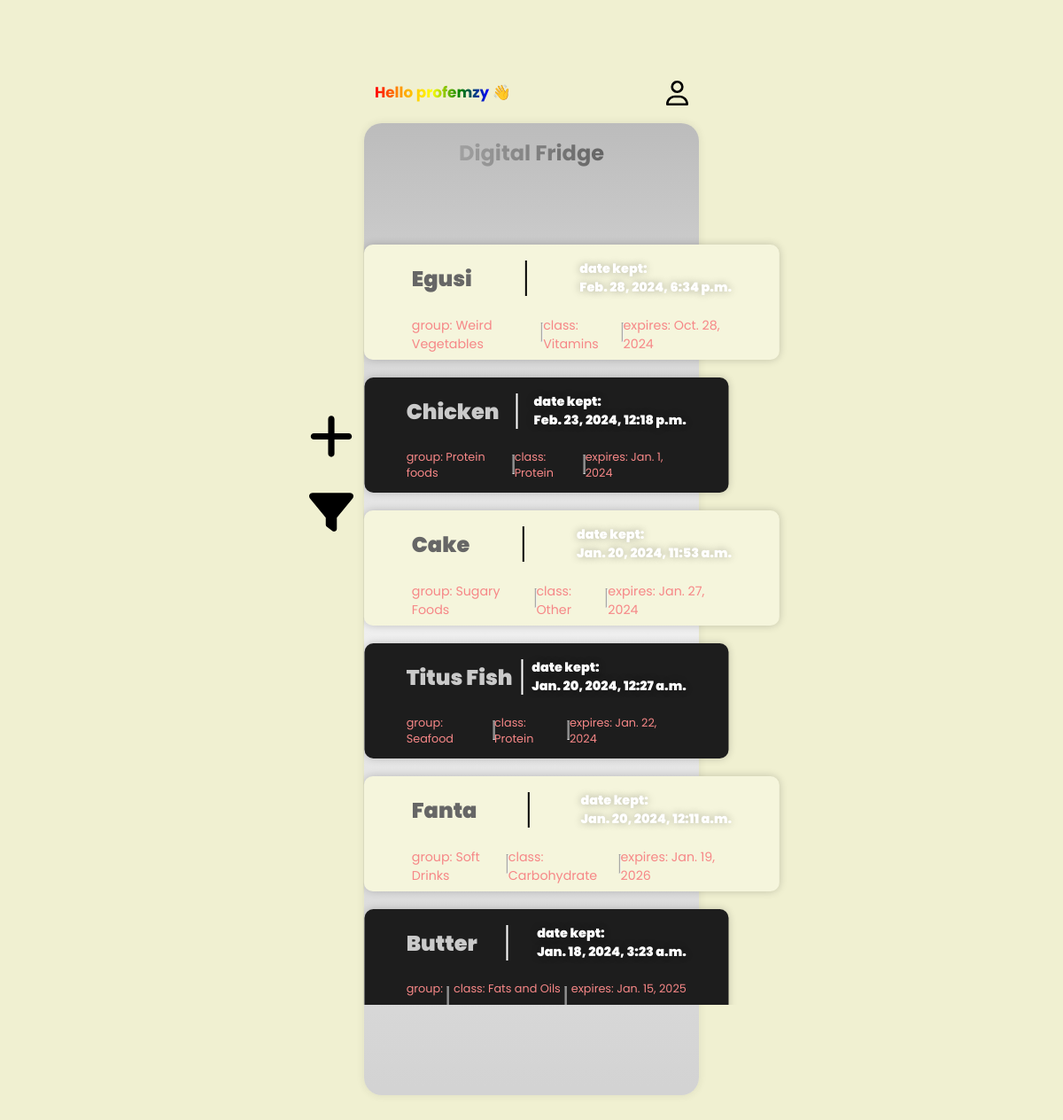
The app's page / (signed in) with its own data.
### base/models.py (models this page shows, shortened)
class Item(models.Model):
    name = models.CharField(max_length=200)
    user = models.ForeignKey(User, on_delete=models.CASCADE)
    amount = models.FloatField(null=True, blank=True)
    description = models.TextField(null=True, blank=True)
    classification = models.ForeignKey(Classification, on_delete=models.CASCADE, null=True)
    recommended_groups = models.ForeignKey(Group, on_delete=models.CASCADE, null=True, blank=True)
    expiring_date = models.DateField(null=True)
    created = models.DateTimeField(auto_now_add=True)
    updated = models.DateTimeField(auto_now=True)

class Group(models.Model):
    user = models.ForeignKey(User, null=True, blank=True, on_delete=models.CASCADE)
    group_name = models.CharField(max_length=200)
    created = models.DateTimeField(auto_now_add=True)
    updated = models.DateTimeField(auto_now=True)
    def __str__(self):
        return self.group_name

class Classification(models.Model):
    class_name = models.CharField(max_length=100)
    created = models.DateTimeField(auto_now_add=True)
    updated = models.DateTimeField(auto_now=True)
    def __str__(self):
        return self.class_name

### base/views.py (the view)
# urls.py: path('', views.home, name='home'),
@login_required(login_url='/login')
def home(request):
    items = Item.objects.filter(user=request.user).order_by('-created')
    for index, item in enumerate(items):
        if index % 2 == 0:
            item.even = True
        else:
            item.even = False
    context = {'items': items, 'user': request.user }
    return render(request, 'base/home.html', context)

### base/templates/base/home.html (shortened to what this page needs)
{% extends 'main.html' %}
{% block content %}
{% load static %}
<link rel="stylesheet" href="{% static 'styles/homePage.css' %}">
<main>
    <div class="header">
        <h4 class="salutation"><span class="salutation-txt">Hello {{request.user.username}}</span> <span>👋</span></h3>
        <img src="{% static 'images/profile-icon.svg' %}" alt="" class="profile-icon">
    </div>
    <div class="fridge-container">
        <div class="fridge-heading-div">
            <h1 class="fridge-heading">Digital Fridge</h1>
        </div>
        <div class="fridge-content">
            {% for item in items %}
            <div class="fridge-item-div">
                <div class="fridge-item {% if item.even == False %}fridge-item2{% endif %}">
                    <div class="item-details">
                        <h2 class="item-name">{{item.name}}</h2>
                        <hr class="line">
                        <div class="date-kept-div">
                            <p class="date-kept-label">date kept:</p>
                            <p class="date-kept">{{item.created}}</p>
                        </div>
                    </div>
                    <div class="item-classifications">
                        <div class="group">group:
                            {% if item.recommended_groups %}
                            {{item.recommended_groups}}
                            {% endif %}</div>
                        <hr>
                        <div class="class">class: {{item.classification}}</div>
                        <hr>
                        <div class="expires">expires: {{item.expiring_date}}</div>
                    </div>
                </div>
            </div>
            {% endfor %}
        </div>
    </div>
    <div class="add-item-div">
        <div class="add-item-innerdiv">
            <a href="{% url 'addItemPage' %}">
                <img src="{% static 'images/add-icon.svg' %}" alt="" class="add-icon action-icon">
            </a><br>
        </div>
        <div class="filter-parentdiv">
            <div class="filter-items-div">
                <img src="{% static 'images/filter-icon.svg' %}" alt="" class="item-icon action-icon">
            </div>
        </div>
    </div>
</main>
{% endblock %}

### templates/main.html (shortened to what this page needs)
<!DOCTYPE html>
<html lang="en">
<head>
</head>
<body>
    {% block content %}
    {% endblock %}
</body>
</html>

### static/styles/homePage.css (style rules this page uses)
body { font-family: "Poppins", sans-serif; background-color: rgb(240, 240, 209); }
main { display: flex; justify-content: center; align-items: center; flex-direction: column; width: 100%; height: 100vh; }
.header { width: 29.9%; display: grid; grid-template-columns: auto auto; margin-top: 20px; margin-bottom: 20px; }
.salutation { margin: 0; font-size: 1.05em; }
.salutation-txt { background: linear-gradient(to right, red, orange, yellow, green, blue); -webkit-text-fill-color: transparent; -moz-background-clip: text; background-clip: text; }
.profile-icon { justify-self: right; width: 25px; cursor: pointer; }
.fridge-item-div { width: 120%; display: flex; flex-direction: column; align-items: flex-end; }
.fridge-container { background: linear-gradient(to top, lightgrey 0%, lightgrey 1%, #e0e0e0 26%, #efefef 48%, #d9d9d9 75%, #bcbcbc 100%); box-shadow: 0 0 10px hsl(0, 0%, 20%, .1); filter: blur(100%); height: 85%; width: 32%; border-radius: 20px; }
.fridge-heading-div { width: 100%; display: flex; justify-content: center; }
.fridge-heading { font-size: 1.5em; background: linear-gradient(to right, hsl(0, 0%, 63%), hsl(0, 0%, 39%)); -webkit-text-fill-color: transparent; -webkit-background-clip: text; background-clip: text; }
.fridge-content { margin-top: 50px; height: 80%; width: 129%; overflow-y: auto; overflow-x: hidden; transform: scaleX(-1); padding-left: 100px; display: flex; justify-content: left; align-items: flex-end; flex-direction: column; }
.fridge-item { width: 80%; height: 130px; background-color: beige; color: rgb(102, 102, 102); box-shadow: 0 0 10px hsl(0, 0%, 0%, .2); border-radius: 10px; display: flex; align-items: center; flex-direction: column; margin-top: 20px; transform: scaleX(-1); cursor: pointer; }
.item-details { width: 77%; display: grid; grid-template-columns: auto auto auto; margin-top: 10px; align-items: center; }
.item-name { margin: 0; font-weight: 900; }
.line { display: flex; width: 2px; height: 40px; background-color: black; border: 0; }
.date-kept-div { color: #ffffff; justify-self: right; font-size: .9em; font-weight: 900; text-shadow: 0 0 10px hsl(0, 0%, 0%, .3); }
.date-kept-label { margin: 0; }
.date-kept { margin: 0; }
.item-classifications { color: rgb(246, 135, 135); font-size: 89%; margin-top: 15px; width: 77%; display: flex; }
.item-classifications>hr { height: 20px; }
.class { justify-self: center; }
.expires { justify-self: right; }
.fridge-item2 { width: 70%; background-color: #1d1d1d; }
.fridge-item2 .item-classifications { font-size: 80%; }
.fridge-item2 .item-name { color: rgb(202, 202, 202); }
.fridge-item2 .line { background-color: #ffffff; }
.add-item-div { position: absolute; left: 0; margin-top: -20%; margin-left: 27%; }
.add-item-innerdiv, .filter-items-div { display: flex; flex-direction: column; justify-content: center; align-items: center; }
.add-icon, .item-icon { width: 50px; cursor: pointer; }

### records on screen
Item: name "Egusi", created "Feb. 28, 2024, 6:34 p.m.", recommended_groups "Weird Vegetables", classification "Vitamins", expiring_date "Oct. 28, 2024"
Item: name "Chicken", created "Feb. 23, 2024, 12:18 p.m.", recommended_groups "Protein foods", classification "Protein", expiring_date "Jan. 1, 2024"
Item: name "Cake", created "Jan. 20, 2024, 11:53 a.m.", recommended_groups "Sugary Foods", classification "Other", expiring_date "Jan. 27, 2024"
Item: name "Titus Fish", created "Jan. 20, 2024, 12:27 a.m.", recommended_groups "Seafood", classification "Protein", expiring_date "Jan. 22, 2024"
Item: name "Fanta", created "Jan. 20, 2024, 12:11 a.m.", recommended_groups "Soft Drinks", classification "Carbohydrate", expiring_date "Jan. 19, 2026"
Item: name "Butter", created "Jan. 18, 2024, 3:23 a.m.", classification "Fats and Oils", expiring_date "Jan. 15, 2025"

### other values on screen
{{ request.user.username }} "profemzy"
